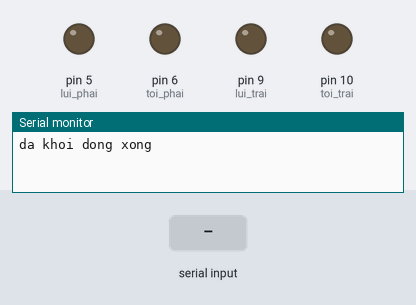
The sketch below on a simulated Arduino Uno, built with avr-gcc and run on an emulated ATmega328P. Shown: output pins drawn as LEDs (lit = HIGH), the last lines printed to the serial monitor. The inputs (shaded band) are chosen by the test bench.

Above: at 2.2 s.
2.3 s: "F" received over the second serial link
At 2.6 s:
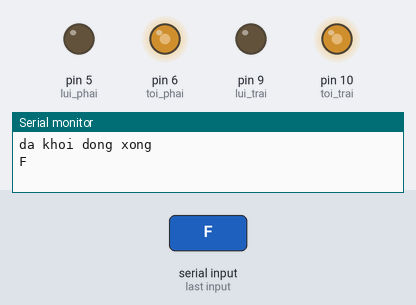
3.8 s: "B" received over the second serial link
At 5.0 s:
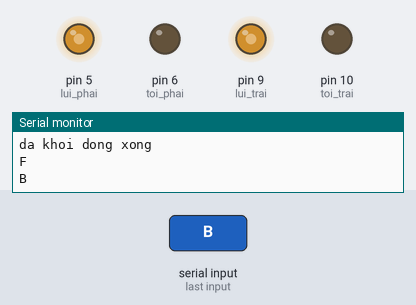
5.3 s: "L" received over the second serial link
At 6.1 s:
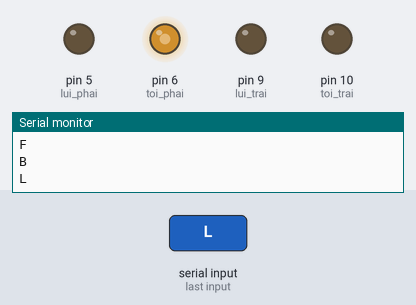
6.8 s: "R" received over the second serial link
At 7.2 s:
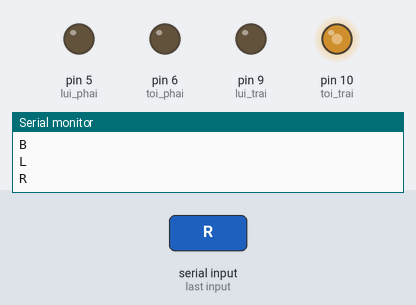
8.3 s: "G" received over the second serial link
At 9.5 s:
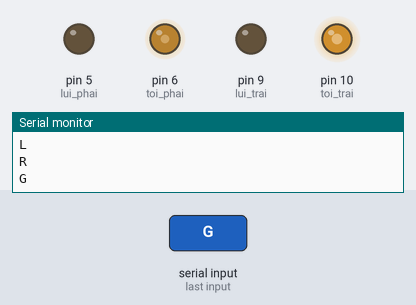
9.8 s: "I" received over the second serial link
At 10.7 s:
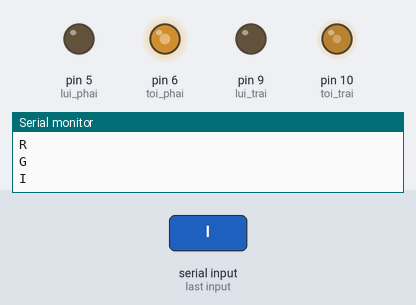
Timing chart, 0 to 12.3 s (numbered marks = the images above; inputs shaded):
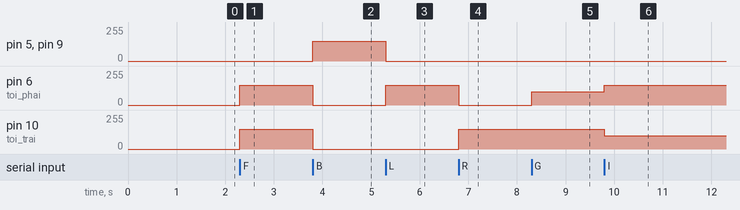

Measured:
- after the input at 2.3 s, pin 6 (toi_phai), pin 10 (toi_trai): 0/255 → 150/255 at once
- after the input at 3.8 s, pin 5 (lui_phai), pin 9 (lui_trai): 0/255 → 150/255 at once; pin 6 (toi_phai), pin 10 (toi_trai): 150/255 → 0/255 at once
- after the input at 5.3 s, pin 5 (lui_phai), pin 9 (lui_trai): 150/255 → 0/255 at once; pin 6 (toi_phai): 0/255 → 150/255 at once
- after the input at 6.8 s, pin 6 (toi_phai): 150/255 → 0/255 at once; pin 10 (toi_trai): 0/255 → 150/255 at once
- after the input at 8.3 s, pin 6 (toi_phai): 0/255 → 100/255 at once
- after the input at 9.8 s, pin 6 (toi_phai): 100/255 → 150/255 at once; pin 10 (toi_trai): 150/255 → 100/255 at once

The sketch:

carbluetoothcontrollinh.ino
```cpp
#include <SoftwareSerial.h>
SoftwareSerial mySerial(11, 8 ); // chân 2 và chân 3 arduino nối lần lượt với chân TX và RX của bluetooth

#define toi_phai     6
#define lui_phai     5

#define toi_trai    10
#define lui_trai     9


char state;
void setup()
{
  Serial.begin(9600); //truyền dữ liệu lên máy tính
  mySerial.begin(9600); //truyền dữ liệu với bluetooth

  pinMode(toi_trai, OUTPUT);
  pinMode(lui_trai, OUTPUT);
  pinMode(toi_phai, OUTPUT);
  pinMode(lui_phai, OUTPUT);

  analogWrite(toi_trai,  0);
  analogWrite(lui_trai,  0);
  analogWrite(toi_phai,  0);
  analogWrite(lui_phai,  0);
  Serial.println("da khoi dong xong");
  delay(1000);
}
void dieu_khien()
{
  //đợi nhận giá trị từ bluetooth
  if (mySerial.available())
  {
    state = mySerial.read();
    Serial.println(state);
    //dừng
    if(state=='S')
    {
      analogWrite(toi_trai, 0); // dừng động cơ bên trái đặt 00
      analogWrite(lui_trai, 0);
      analogWrite(toi_phai, 0); // dừng động cơ bên phải đặt 00
      analogWrite(lui_phai, 0);
      state=' ';
    }
    //chạy tới
    if(state=='F')
    {
      analogWrite(toi_trai, 150); //tiến động cơ bên trái đặt 10
      analogWrite(lui_trai, 0);
      analogWrite(toi_phai, 150); //tiến động cơ bên phải đặt 10
      analogWrite(lui_phai, 0);
      state=' ';
    }
    //chạy lui
    if(state=='B')
    {
      analogWrite(toi_trai, 0); //lùi động cơ bên trái đặt 01
      analogWrite(lui_trai, 150);
      analogWrite(toi_phai, 0); //lùi động cơ bên phải đặt 01
      analogWrite(lui_phai, 150);
      state=' ';
    }
    //rẻ trái
    if(state=='L')
    {
      analogWrite(toi_trai, 0); //dừng động cơ bên trái đặt 00
      analogWrite(lui_trai, 0);
      analogWrite(toi_phai, 150);//tiến động cơ bên phải đặt 10
      analogWrite(lui_phai, 0);
      state=' ';
    }
    //rẻ phải
    if(state=='R')
    {
      analogWrite(toi_trai, 150);
      analogWrite(lui_trai, 0);
      analogWrite(toi_phai, 0);
      analogWrite(lui_phai, 0);
      state=' ';
    }
    //tới - phải
    if(state=='G')
    {
      analogWrite(toi_trai, 150);
      analogWrite(lui_trai, 0);
      analogWrite(toi_phai, 100);
      analogWrite(lui_phai, 0);
      state=' ';
    }
    //tới - trái
    if(state=='I')
    {
      analogWrite(toi_trai, 100);
      analogWrite(lui_trai, 0);
      analogWrite(toi_phai, 150);
      analogWrite(lui_phai, 0);
      state=' ';
    }
    //lui - phải
    if(state=='J')
    {
      analogWrite(toi_trai, 0);
      analogWrite(lui_trai, 150);
      analogWrite(toi_phai, 0);
      analogWrite(lui_phai, 100);
      state=' ';
    }
    //lui - trái
    if(state=='H')
    {
      analogWrite(toi_trai, 0);
      analogWrite(lui_trai, 100);
      analogWrite(toi_phai, 0);
      analogWrite(lui_phai, 150);
      state=' ';
    }
  }
}
void loop()
{
  dieu_khien();
}
```
